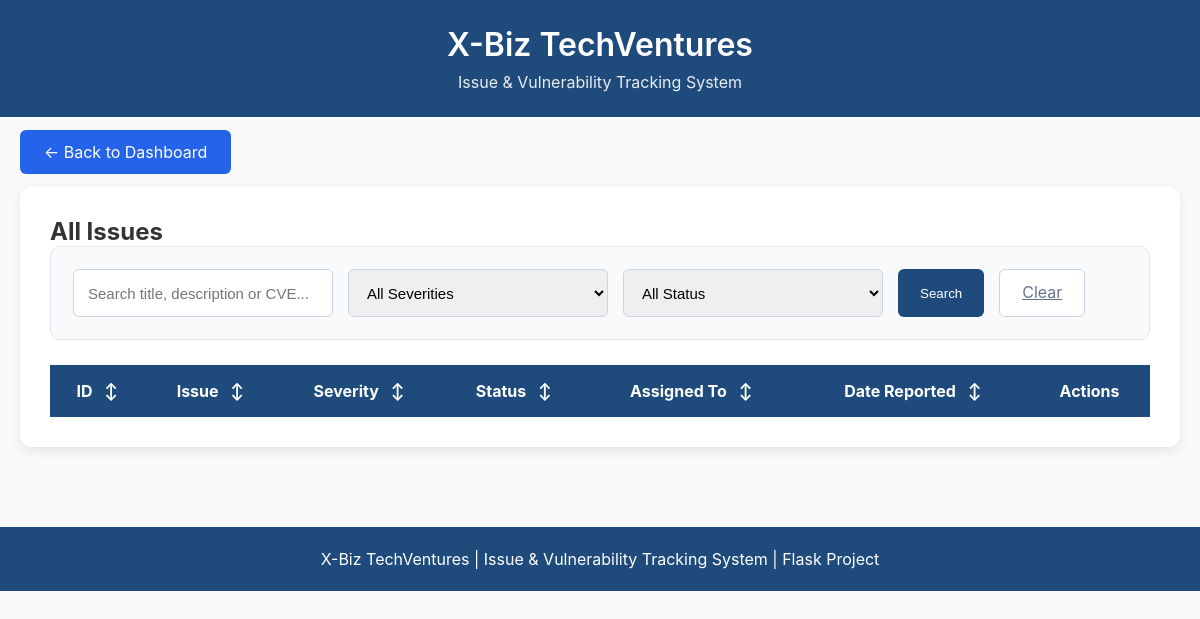
Page /issues on the earlier database version.
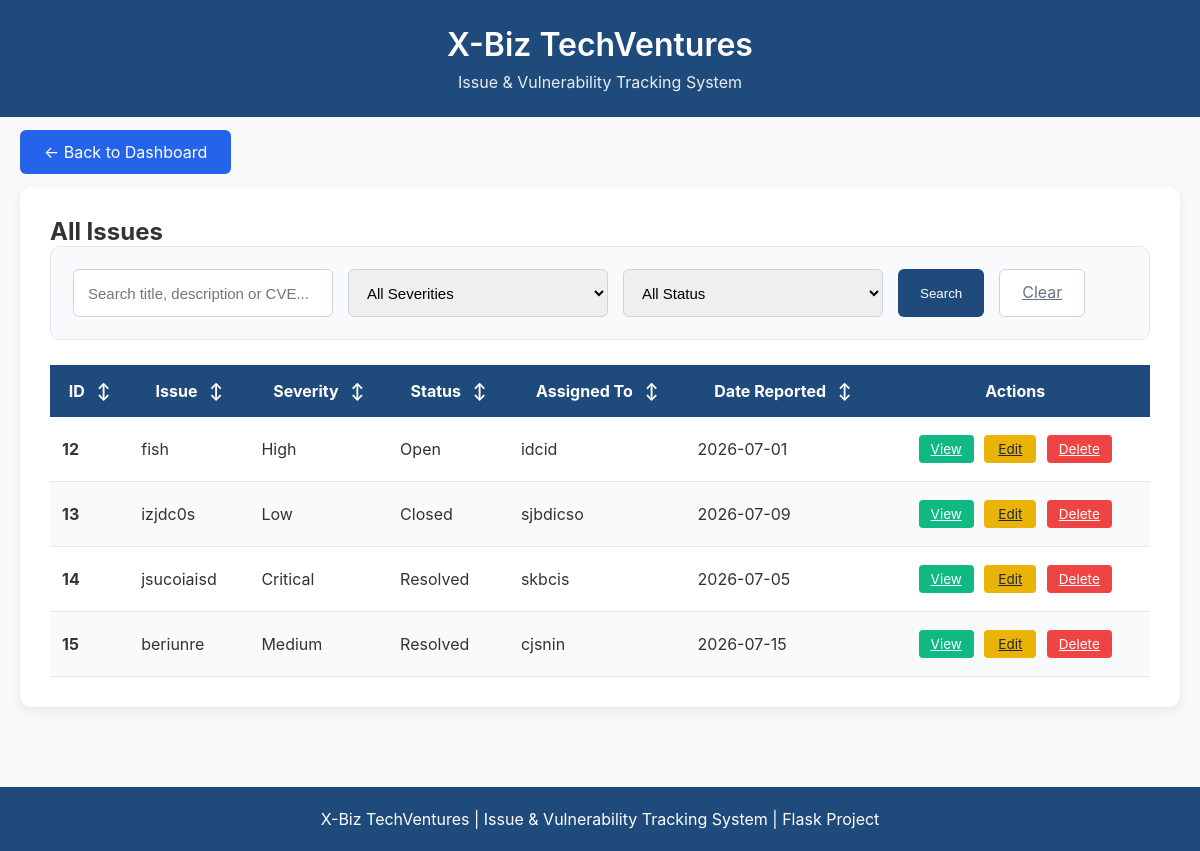
Same page on the later database version.
### tables this page shows
CREATE TABLE issues(
            id INTEGER PRIMARY KEY AUTOINCREMENT,
            title TEXT NOT NULL,
            description TEXT NOT NULL,
            severity TEXT NOT NULL,
            status TEXT NOT NULL,
            assigned_to TEXT,
            date_reported DATE,
            cve TEXT,
            remediation TEXT,
            created_at TIMESTAMP DEFAULT CURRENT_TIMESTAMP,
            last_updated TIMESTAMP DEFAULT CURRENT_TIMESTAMP
        );

### app.py (the view)
@app.route("/issues")
def view_issues():
    search = request.args.get('search', '').strip()
    severity_filter = request.args.get('severity', '')
    status_filter = request.args.get('status', '')
    connection = sqlite3.connect("issues.db")
    connection.row_factory = sqlite3.Row
    cursor = connection.cursor()
    query = "SELECT * FROM issues WHERE 1=1"
    params = []
    if search:
        query += " AND (title LIKE ? OR description LIKE ? OR cve LIKE ?)"
        params.extend([f"%{search}%", f"%{search}%", f"%{search}%"])
    if severity_filter:
        query += " AND severity = ?"
        params.append(severity_filter)
    if status_filter:
        query += " AND status = ?"
        params.append(status_filter)
    query += " ORDER BY id DESC"
    cursor.execute(query, params)
    issues = cursor.fetchall()
    connection.close()
    return render_template("view_issues.html", issues=issues, search=search, severity_filter=severity_filter, status_filter=status_filter)

### templates/view_issues.html (shortened to what this page needs)
<!DOCTYPE html>
<html lang="en">
<head>
</head>
<body>
<header>
    <h1>X-Biz TechVentures</h1>
    <p class="subtitle">Issue &amp; Vulnerability Tracking System</p>
</header>
<div class="nav">
    <a href="/" class="btn btn-primary" style="padding:12px 24px; background:#2563eb; color:white; text-decoration:none; border-radius:6px;">
        ← Back to Dashboard
    </a>
</div>
<div class="container">
    <div class="card">
        <h2>All Issues</h2>
        <div class="search-bar">
            <form method="GET" action="/issues" class="search-form">
                <input type="text" name="search" value="{{ search }}" placeholder="Search title, description or CVE...">
                <select name="severity">
                    <option value="">All Severities</option>
                </select>
                <select name="status">
                    <option value="">All Status</option>
                </select>
                <button type="submit" class="btn-search">Search</button>
                <a href="/issues" class="btn-clear">Clear</a>
            </form>
        </div>
        <table id="allIssuesTable">
            <thead>
                <tr>
                    <th onclick="sortTable(0, 'allIssuesTable')">ID <span class="arrow" id="arrow0">↕</span></th>
                    <th onclick="sortTable(1, 'allIssuesTable')">Issue <span class="arrow" id="arrow1">↕</span></th>
                    <th onclick="sortTable(2, 'allIssuesTable')">Severity <span class="arrow" id="arrow2">↕</span></th>
                    <th onclick="sortTable(3, 'allIssuesTable')">Status <span class="arrow" id="arrow3">↕</span></th>
                    <th onclick="sortTable(4, 'allIssuesTable')">Assigned To <span class="arrow" id="arrow4">↕</span></th>
                    <th onclick="sortTable(5, 'allIssuesTable')">Date Reported <span class="arrow" id="arrow5">↕</span></th>
                    <th class="center">Actions</th>
                </tr>
            </thead>
            <tbody>
                {% for item in issues|sort(attribute='id') %}
                <tr>
                    <td><strong>{{ item.id }}</strong></td>
                    <td>{{ item.title }}</td>
                    <td>{{ item.severity }}</td>
                    <td>{{ item.status }}</td>
                    <td>{{ item.assigned_to or "Not Assigned" }}</td>
                    <td>{{ item.date_reported or "N/A" }}</td>
                    <td class="actions-cell">
                        <a href="/view_issue/{{ item.id }}" class="btn-small btn-view">View</a>
                        <a href="/edit_issue/{{ item.id }}" class="btn-small btn-edit">Edit</a>
                        <a href="/delete_issue/{{ item.id }}" class="btn-small btn-delete" onclick="return confirm('Delete this issue?');">Delete</a>
                    </td>
                </tr>
                {% endfor %}
            </tbody>
        </table>
    </div>
</div>
<footer class="footer">
    X-Biz TechVentures | Issue &amp; Vulnerability Tracking System | Flask Project
</footer>
</body>
</html>

Differences in the rows shown:
added issues: id "12", title "fish", severity "High", status "Open", assigned_to "idcid", date_reported "2026-07-01"
added issues: id "13", title "izjdc0s", severity "Low", status "Closed", assigned_to "sjbdicso", date_reported "2026-07-09"
added issues: id "14", title "jsucoiaisd", severity "Critical", status "Resolved", assigned_to "skbcis", date_reported "2026-07-05"
added issues: id "15", title "beriunre", severity "Medium", status "Resolved", assigned_to "cjsnin", date_reported "2026-07-15"
